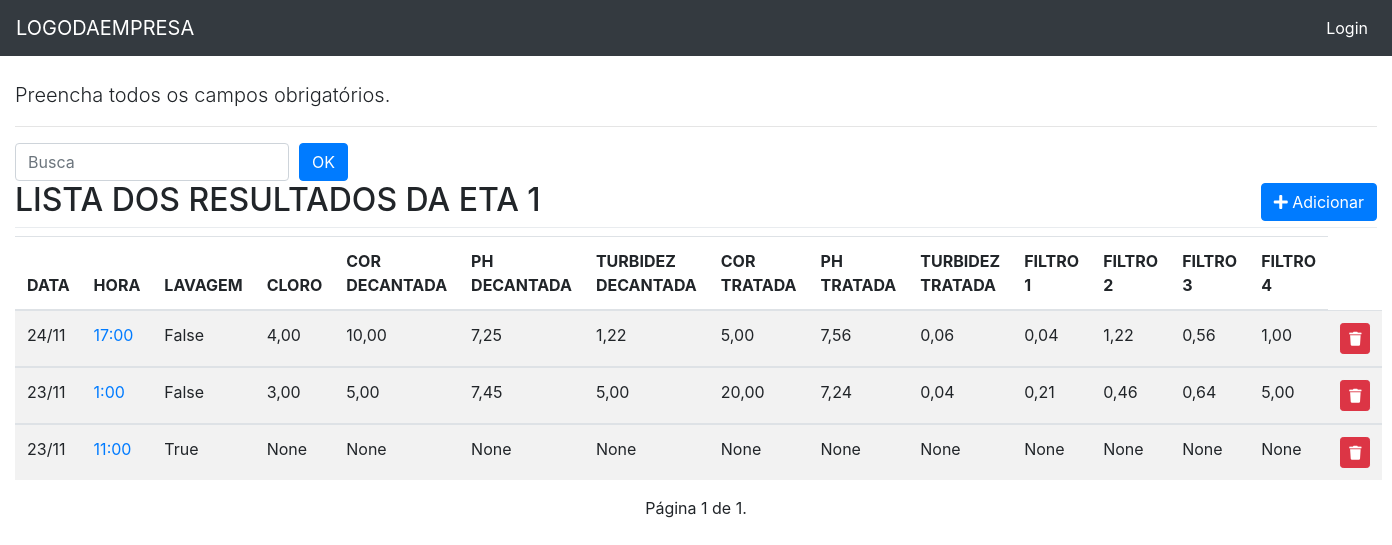
The page /eta_um/list/ on the database its author committed.
### eta_um/models.py (models this page shows, shortened)
class EtaUm(models.Model):
    data = models.DateField('Data', auto_now=False, auto_now_add=False)
    hora = models.CharField(max_length=5, choices=HORA_CHOICE)
    lavagem = models.BooleanField('Lavagem', default=False, blank=True)
    cloro = models.DecimalField('Cloro', max_digits=4, decimal_places=2, blank=True, null=True)
    cor_d = models.DecimalField('Cor Decantada', max_digits=4, decimal_places=2, blank=True, null=True)
    ph_d = models.DecimalField('Ph Decantada', max_digits=4, decimal_places=2, blank=True, null=True)
    turbidez_d = models.DecimalField('Turbidez Decantada', max_digits=4, decimal_places=2, blank=True, null=True)
    cor_t = models.DecimalField('Cor Tratada', max_digits=4, decimal_places=2, blank=True, null=True)
    ph_t = models.DecimalField('Ph Tratada', max_digits=4, decimal_places=2, blank=True, null=True)
    turbidez_t = models.DecimalField('Turbidez Tratada', max_digits=4, decimal_places=2, blank=True, null=True)
    filtro1 = models.DecimalField('Filtro 1', max_digits=4, decimal_places=2, blank=True, null=True)
    filtro2 = models.DecimalField('Filtro 2', max_digits=4, decimal_places=2, blank=True, null=True)
    filtro3 = models.DecimalField('Filtro 3', max_digits=4, decimal_places=2, blank=True, null=True)
    filtro4 = models.DecimalField('Filtro 4', max_digits=4, decimal_places=2, blank=True, null=True)
    class Meta:
        ordering = ('-data',)
        verbose_name = 'ETA 1'
        verbose_name_plural = 'ETAS 1'

### eta_um/views.py (the view)
# urls.py: path('list/', v.eta_um_list, name='eta_um_list'),
def eta_um_list(request):
    template_name = 'eta_um_list.html'
    obj = EtaUm.objects.all()
    paginator = Paginator(obj, 12)
    page_number = request.GET.get('page')
    object_list = paginator.get_page(page_number)
    context = {'object_list': object_list}
    return render(request, template_name, context)

### eta_um/templates/eta_um_list.html (shortened to what this page needs)
{% extends "base.html" %}
{% load static %}
{% block content %}
    <p class="lead">
    Preencha todos os campos obrigatórios.
    </p>
<hr>
<div class="row">
  <div class="col-sm-6">
    <form action="." method="GET" class="form-inline">
      <input type="text" id="search" name="search" class="form-control" placeholder="Busca">
      <input type="submit" class="btn btn-primary" style="margin-left: 10px;" value="OK">
    </form>
  </div>
</div>
<div class="page-header">
    <h2>LISTA DOS RESULTADOS DA ETA 1
      <span class="pull-right">
        <a href="{% url 'eta_um:eta_um_add' %}">
          <button type="button" class="btn btn-primary">
            <span class="fa fa-plus"></span> Adicionar
          </button>
        </a>
      </span>
      <div class="dropdown-divider"></div>
    </h2>
    {% if object_list %}
    <div class="table-reponsive">
        <table class="table table-striped">
          <thead>
            <tr>
              <th>DATA</th>
              <th>HORA</th>
              <th>LAVAGEM</th>
              <th>CLORO</th>
              <th>COR DECANTADA</th>
              <th>PH DECANTADA</th>
              <th>TURBIDEZ DECANTADA</th>
              <th>COR TRATADA</th>
              <th>PH TRATADA</th>
              <th>TURBIDEZ TRATADA</th>
              <th>FILTRO 1</th>
              <th>FILTRO 2</th>
              <th>FILTRO 3</th>
              <th>FILTRO 4</th>
            </tr>
          </thead>
          <tbody>
          {% for object in object_list %}
              <tr>
                <td class="text-left">{{ object.data|date:"d/m" }}</td>
                <td>
                  <a href="{% url 'eta_um:eta_um_update' object.pk %}">{{ object.hora }}</a>
                </td>
                <td class="text-left">{{ object.lavagem }}</td>
                <td class="text-left">{{ object.cloro }}</td>
                <td class="text-left">{{ object.cor_d }}</td>
                <td class="text-left">{{ object.ph_d}}</td>
                <td class="text-left">{{ object.turbidez_d}}</td>
                <td class="text-left">{{ object.cor_t}}</td>
                <td class="text-left">{{ object.ph_t}}</td>
                <td class="text-left">{{ object.turbidez_t }}</td>
                <td class="text-left">{{ object.filtro1 }}</td>
                <td class="text-left">{{ object.filtro2 }}</td>
                <td class="text-left">{{ object.filtro3 }}</td>
                <td class="text-left">{{ object.filtro4 }}</td>
                <td>
                      <a href="{% url 'eta_um:eta_um_delete' object.pk %}" class="btn btn-danger btn-sm" title="Excluir"
                      onclick="return confirm('Tem certeza que deseja exluir?')">
                          <i class="fa fa-trash" aria-hidden="true"></i>
                      </a>
                </td>
              </tr>
          </tbody>
      {% endfor %}
        </table>
    </div>
     <div class="pagination">
        <span class="step_links">
            <span class="current">
                Página {{ object_list.number }} de {{ object_list.paginator.num_pages }}.
            </span>
        </span>
    </div>
  {% else %}
    <p class="alert alert-warning">Sem itens na lista.</p>
  {% endif %}
</div>
{% endblock content %}l>

### core/static/css/style.css (style rules this page uses)
body { margin-top: 80px; }
.pagination { margin-bottom: 20px; }
.step_links { position: relative; margin-left: auto; margin-right: auto; }

### rows shown on the page
EtaUm: data "24/11", hora "17:00", lavagem "False", cloro "4,00", cor_d "10,00", ph_d "7,25", turbidez_d "1,22", cor_t "5,00", ph_t "7,56", turbidez_t "0,06", filtro1 "0,04", filtro2 "1,22", filtro3 "0,56", filtro4 "1,00"
EtaUm: data "23/11", hora "1:00", lavagem "False", cloro "3,00", cor_d "5,00", ph_d "7,45", turbidez_d "5,00", cor_t "20,00", ph_t "7,24", turbidez_t "0,04", filtro1 "0,21", filtro2 "0,46", filtro3 "0,64", filtro4 "5,00"
EtaUm: data "23/11", hora "11:00", lavagem "True", cloro "None", cor_d "None", ph_d "None", turbidez_d "None", cor_t "None", ph_t "None", turbidez_t "None", filtro1 "None", filtro2 "None", filtro3 "None", filtro4 "None"

### other values the page prints
{{ object_list.number }} "1"
{{ object_list.paginator.num_pages }} "1"
